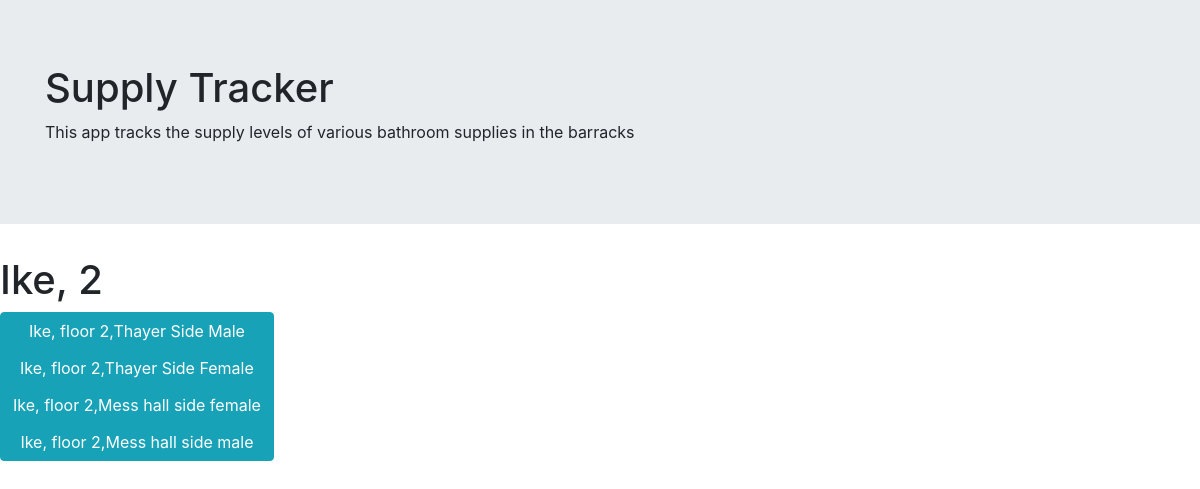
Screenshot of /supply/3/14 with the database file from the repository.
### supply/models.py (models this page shows, shortened)
class Barracks(models.Model):
    name = models.CharField(max_length=100)

class Floor(models.Model):
    barracks_id = models.ForeignKey(Barracks, on_delete=models.CASCADE, default='')
    floor = models.IntegerField()

class Bathroom(models.Model):
    floor_id = models.ForeignKey(Floor, on_delete=models.CASCADE, default='')
    bathroom = models.CharField(max_length=100)

### supply/views.py (the view)
# urls.py: path('<int:barracks_id>/<int:floor_id>', views.bathroom, name='bathroom'),
def bathroom(request, barracks_id, floor_id):
    barracks = get_object_or_404(Barracks, pk=barracks_id)
    floor = get_object_or_404(Floor, pk=floor_id)
    bathroom_list = Bathroom.objects.filter(floor_id=floor_id)
    context = {'bathroom_list': bathroom_list,'floor':floor, 'barracks':barracks,}
    return render(request, 'supply/bathroom.html', context)

### supply/templates/supply/bathroom.html (shortened to what this page needs)
<link rel="stylesheet" href="https://maxcdn.bootstrapcdn.com/bootstrap/4.3.1/css/bootstrap.min.css">
<div class="jumbotron jumbotron-fluid">
  <div class="container">
    <h1>Supply Tracker</h1>
    <p>This app tracks the supply levels of various bathroom supplies in the barracks</p>
  </div>
</div>
<h1>{{ barracks.name }}, {{floor.floor}}</h1>
<div class="btn-group-vertical">
{% if bathroom_list %}
    {% for bathroom in bathroom_list %}
        <a href="/supply/{{ barracks.id }}/{{ floor.id }}/{{ bathroom.id }}" class="btn btn-info" role="button">{{ barracks.name }}, floor {{ floor.floor }},{{ bathroom.bathroom }}</a>
    {% endfor %}
</div>
{% else %}
    <p>No bathrooms are available.</p>
{% endif %}

### rows the page displays
Barracks: name "Ike"
Floor: floor "2"
Bathroom: bathroom "Thayer Side Male"
Bathroom: bathroom "Thayer Side Female"
Bathroom: bathroom "Mess hall side female"
Bathroom: bathroom "Mess hall side male"
